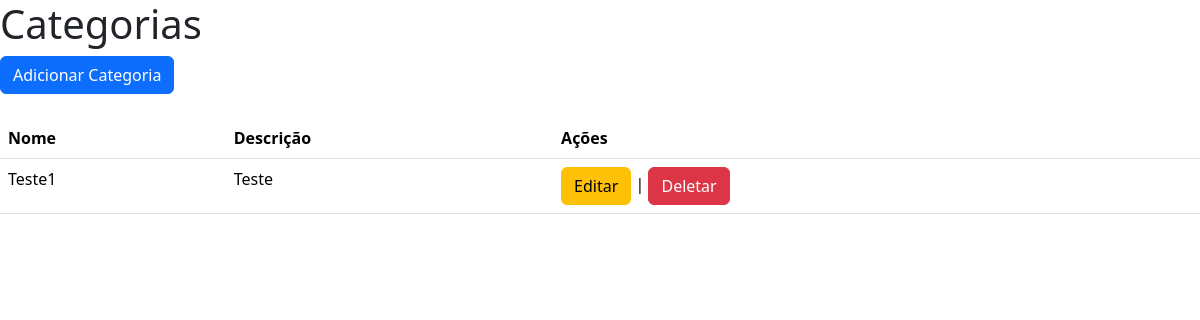
The page /categoria/ on the database as committed earlier.
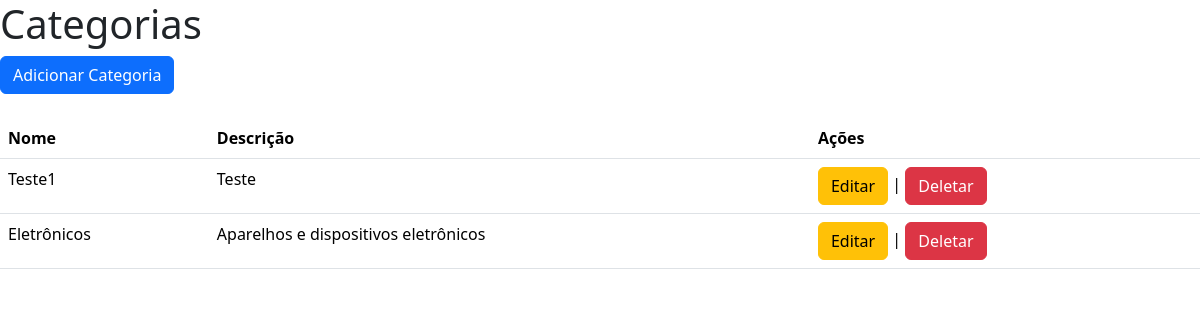
The same page on the database as committed later.
### estoque/models.py (models this page shows, shortened)
class Categoria(models.Model):
    id_categoria = models.AutoField(primary_key=True)
    nome = models.CharField(max_length=250)
    descricao = models.CharField(max_length=255)

### estoque/views.py (the view)
# urls.py: path('categoria/', views.listar_categorias, name='listar_categorias'),
def listar_categorias(request):
    categorias = Categoria.objects.all()
    return render(request, 'categoria/listar_categorias.html', {'categorias': categorias})

### estoque/templates/categoria/listar_categorias.html (shortened to what this page needs)
<!DOCTYPE html>
<html lang="pt-br">
<head>
  <link href="https://cdn.jsdelivr.net/npm/bootstrap@5.3.3/dist/css/bootstrap.min.css" rel="stylesheet"
>
</head>
<body>
  <h1>Categorias</h1>
  <a href="{% url 'adicionar_categoria' %}" class="btn btn-primary">Adicionar Categoria</a><br><br>
  <table class="table">
    <thead>
      <tr>
        <th>Nome</th>
        <th>Descrição</th>
        <th>Ações</th>
      </tr>
    </thead>
    <tbody>
      {% for categoria in categorias %}
      <tr>
        <td>{{ categoria.nome }}</td>
        <td>{{ categoria.descricao }}</td>
        <td>
          <a href="{% url 'editar_categoria' categoria.id_categoria %}" class="btn btn-warning">Editar</a> |
<a href="{% url 'deletar_categoria' categoria.id_categoria %}" class="btn btn-danger">Deletar</a>
        </td>
      </tr>
      {% endfor %}
    </tbody>
  </table>
</body>
</html>

Rows that differ between the two databases and show on the page:
added Categoria: nome "Eletrônicos", descricao "Aparelhos e dispositivos eletrônicos"
